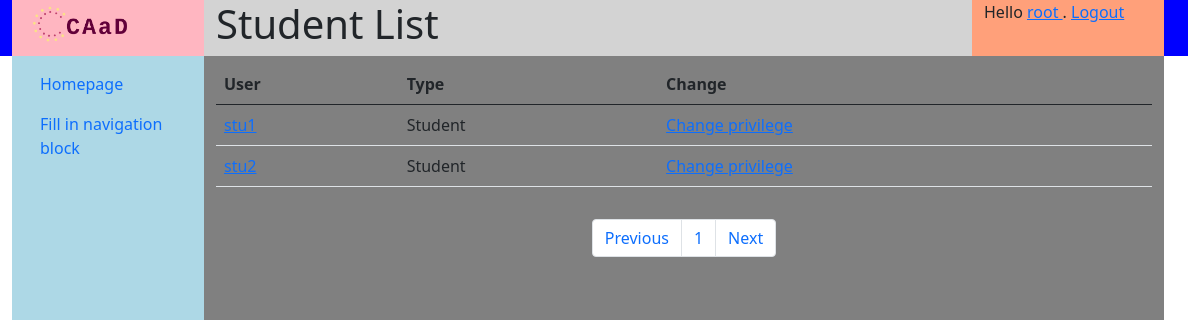
The page /courses/1/students (signed in) on the database its author committed.
### courses/models.py (models this page shows, shortened)
class CourseMember(models.Model):
    MEMBER_TYPE = [(0, 'admin'), (1, 'teacher'),
                   (2, 'assistant'), (3, 'student')]
    type = models.IntegerField(
        choices=MEMBER_TYPE, verbose_name='Member type')
    course = models.ForeignKey(Course, on_delete=models.CASCADE, null=True)
    user = models.ForeignKey(User, on_delete=models.CASCADE, null=True)
    @classmethod
    def get_highest_course_privilege(cls, user_id, course_id):
        if user_id == None or course_id == None:
            return 4
        cm = cls.objects.filter(course__pk=course_id).filter(user__pk=user_id)
        if len(cm) > 0:
            type = 3
            for role in cm:
                if role.type < type:
                    type = role.type
            return type
        return 4
    @classmethod
    def is_teacher_of(cls, user_id, course_id):
        return (cls.get_highest_course_privilege(user_id, course_id) < 2)

### courses/views.py (the view)
# urls.py: path('<int:course_id>/students', views.StudentsListView.as_view(), name='students_manage'),
class StudentsListView(ListView):
    paginate_by = 10
    template_name = 'courses/students.html'
    context_object_name = 'student_list'
    def get_queryset(self):
        user = self.request.user
        course_id = self.kwargs['course_id']
        privilege = CourseMember.get_highest_course_privilege(user.pk, course_id)
        return CourseMember.objects.filter(course__id=course_id, type__gt=privilege)
    def get_context_data(self, *args, object_list=None, **kwargs):
        context = super().get_context_data(*args, object_list=object_list, **kwargs)
        context['title'] = "Student List"
        context['course_id'] = self.kwargs['course_id']
        return context
    def get(self, request, course_id):
        if not request.user.is_authenticated:
            return error_not_authenticated(request)
        if not CourseMember.is_teacher_of(request.user.pk, course_id):
            return return_error(USER_NOT_AUTHORIZED)
        return super(StudentsListView, self).get(self, request)

### templates/courses/students.html (shortened to what this page needs)
{% extends 'generics/base.html' %}
{% block content %}
<div class="container mt-2">
<table class="table">
<thead>
    <tr>
    <th scope="col">User</th>
    <th scope="col">Type</th>
    <th scope="col">Change</th>
    </tr>
</thead>
{% for member_record in student_list %}
    <tr>
        <td>
            <a href="{% url 'users:profile' member_record.user.username %}">
                {{ member_record.user }}
            </a>
        </td>
        <td>
            {% if member_record.type == 1 %}
            Teacher
            {% elif member_record.type == 2 %}
            Assistant
            {% elif member_record.type == 3 %}
            Student
            {% endif %}
        </td>
        <td><a href="{% url 'courses:privilege_change' member_record.pk %}">Change privilege</a></td>
    </tr>
{% endfor %}
</table>
</div>
{% if page_obj %}
<nav aria-label="Page navigation example">
<ul class="pagination d-flex justify-content-center m-3">
    {% if page_obj.has_previous %}
        <li class="page-item"><a class="page-link" href="?page={{ page_obj.previous_page_number }}">Previous</a></li>
        {% else %}
        <li class="page-item"><a class="page-link disabled" href="#" disabled>Previous</a></li>
    {% endif %}
    {% for object in page_obj.paginator.page_range %}
        <li class="page-item">
            <a class="page-link" href="?page={{ forloop.counter }}">{{ forloop.counter }}</a>
        </li>
    {% endfor %}
    {% if page_obj.has_next %}
        <li class="page-item"><a class="page-link" href="?page={{ page_obj.next_page_number }}">Next</a></li>
        {% else %}
        <li class="page-item"><a class="page-link disabled" href="#" disabled>Next</a></li>
    {% endif %}
</ul>
</nav>
{% endif %}
{% endblock content %}

### templates/generics/base.html (shortened to what this page needs)
{% load static %}
<!DOCTYPE html>
<html>
    <head>
        <link href="{% static 'css/bootstrap.min.css' %}" rel="stylesheet">
        <link rel="stylesheet" href="{% static 'css/base.css' %}">
    </head>
    <body>
<div id="header" class="header container-fluid row">
    <div class="logo col-sm-2 center">
        <a href="{% url 'home' %}"><img src="{% static 'images/logo.png' %}" alt="CAaD" width="" height="50"></a>
    </div>
        <div class="title col-sm-8">
            <h1>{{ title | default:"Fill in title variable" }}<h1>
        </div>
    <div class="user col-sm-2">
        {% block status %}
            {% if user.is_authenticated %}
            Hello
            <a href="{% url 'users:profile' user.username %}">
            {{ user.username }}
            </a>
            . <a href="{% url 'users:logout_view' %}">Logout</a>
            {% else %}
            Anonymous User. <a href="{% url 'users:login' %}">Login</a>
            {% endif %}
        {% endblock status %}
    </div>
</div>
<div id="body" class="container-fluid row">
    <div class="navi col-sm-2 flex-fill">
    <nav class="navbar navbar-default" role="navigation">
        <ul class="nav nav-pills flex-column">
            <li class="nav-item">
                <a class="nav-link" href='{% url "home" %}'>Homepage</a>
            </li>
            {% block navigation %}
            <li class="nav-item">
                <a class="nav-link" href='{% url "home" %}'>Fill in navigation block</a>
            </li>
            {% endblock %}
        </ul>
    </nav>
    </div>
    <div class="content col-sm-10 container">
    <div class="row align-items-center">
        {% block content%}{% endblock %}
    </div>
    </div>
</div>
    </body>
</html>

### statics/css/base.css (style rules this page uses)
.header { background-color: blue; }
.logo { background-color: lightpink; }
.user { background-color: lightsalmon; }
.title { background-color: lightgray; }
#body { min-height: 90vh; }
.navi { background-color: lightblue; }
.content { background-color: gray; border-top: 10px; }

### rows shown on the page
CourseMember: user "stu1", type "Student"
CourseMember: user "stu2", type "Student"

### other values the page prints
{{ user.username }} "root"
